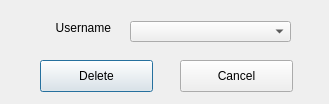
<?xml version="1.0" encoding="UTF-8"?>
<ui version="4.0">
 <class>Dialog</class>
 <widget class="QDialog" name="Dialog">
  <property name="geometry">
   <rect>
    <x>0</x>
    <y>0</y>
    <width>329</width>
    <height>104</height>
   </rect>
  </property>
  <property name="windowTitle">
   <string>Delete contanct</string>
  </property>
  <widget class="QLabel" name="label">
   <property name="geometry">
    <rect>
     <x>40</x>
     <y>20</y>
     <width>71</width>
     <height>16</height>
    </rect>
   </property>
   <property name="text">
    <string>Username</string>
   </property>
   <property name="alignment">
    <set>Qt::AlignRight|Qt::AlignTrailing|Qt::AlignVCenter</set>
   </property>
  </widget>
  <widget class="QPushButton" name="pushButton">
   <property name="geometry">
    <rect>
     <x>40</x>
     <y>60</y>
     <width>113</width>
     <height>32</height>
    </rect>
   </property>
   <property name="text">
    <string>Delete</string>
   </property>
  </widget>
  <widget class="QPushButton" name="pushButton_2">
   <property name="geometry">
    <rect>
     <x>180</x>
     <y>60</y>
     <width>113</width>
     <height>32</height>
    </rect>
   </property>
   <property name="text">
    <string>Cancel</string>
   </property>
  </widget>
  <widget class="QComboBox" name="comboBox">
   <property name="geometry">
    <rect>
     <x>130</x>
     <y>21</y>
     <width>161</width>
     <height>21</height>
    </rect>
   </property>
  </widget>
 </widget>
 <resources/>
 <connections/>
</ui>
